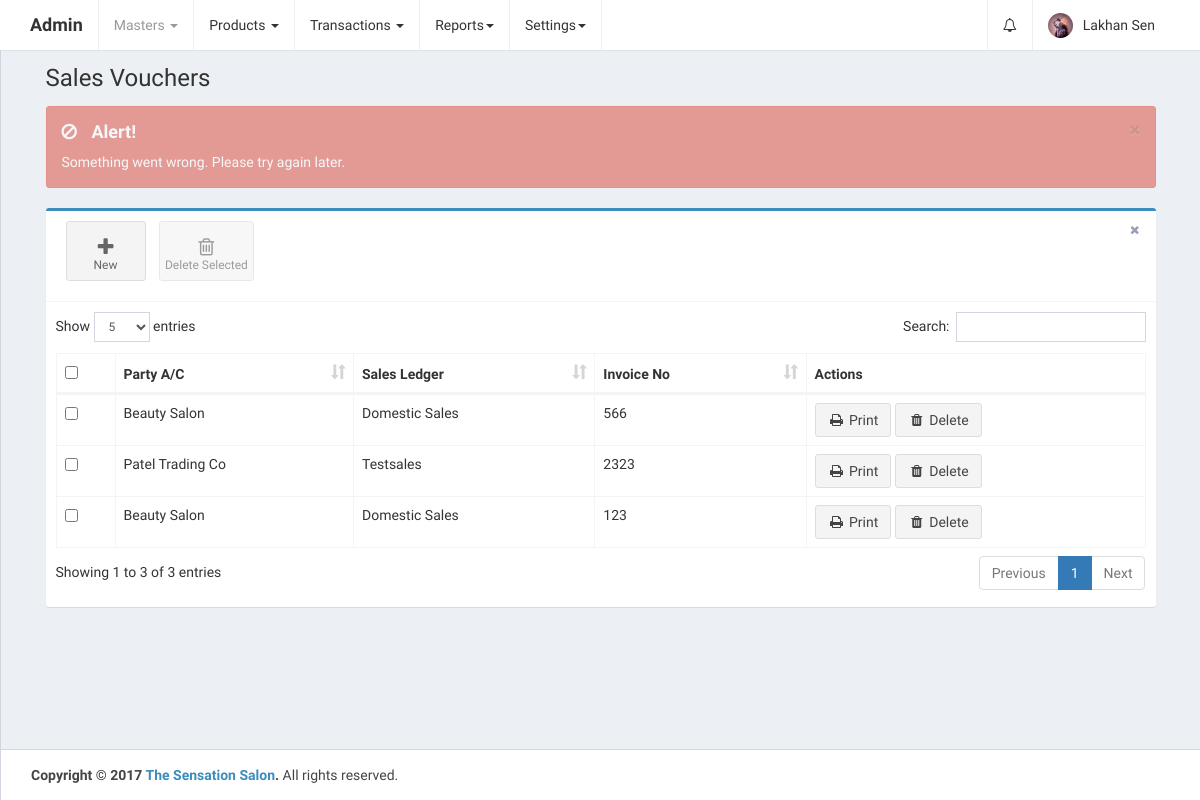
The app's page /home.php?controller=sale&action=getbills (signed in) with its own data.
### tables this page shows
CREATE TABLE `sale_vouchers` (
  `id` int(11) UNSIGNED NOT NULL,
  `date` date DEFAULT NULL,
  `sales_ledger_id` int(11) DEFAULT NULL,
  `invoice_no` varchar(255) DEFAULT NULL,
  `invoice_date` date DEFAULT NULL,
  `sales_type_id` int(11) DEFAULT NULL,
  `party_id` int(11) DEFAULT NULL,
  `products_data` longtext COMMENT 'product_id, target_account_id, product_name, hsn_code, mrp, qty, final_updated_qty, discount_percentage, discount_rs, cgst_percentage, cgst_rs, sgst_percentage, sgst_rs, igst_percentage, igst_rs, total_amount',
  `total_qty` int(11) DEFAULT NULL,
  `total_rate_per_unit` double DEFAULT NULL,
  `total_discount_percentage` double DEFAULT NULL,
  `total_discount_rs` double DEFAULT NULL,
  `total_cgst_percentage` double DEFAULT NULL,
  `total_cgst_rs` double DEFAULT NULL,
  `total_sgst_percentage` double DEFAULT NULL,
  `total_sgst_rs` double DEFAULT NULL,
  `total_igst_percentage` double DEFAULT NULL,
  `total_igst_rs` double DEFAULT NULL,
  `total_bill_amount` double DEFAULT NULL,
  `is_deleted` tinyint(1) NOT NULL DEFAULT '0',
  `created_at` datetime NOT NULL DEFAULT CURRENT_TIMESTAMP,
  `updated_at` datetime NOT NULL DEFAULT CURRENT_TIMESTAMP ON UPDATE CURRENT_TIMESTAMP
);

### controllers/SaleController.php (called while the page is built, shortened)
<?php
class SaleController {
    public $saleobj;
    public function __construct() {
        require_once 'models/Sale.php';
        $this->saleobj = new Sale();
        require_once 'models/AccountGroup.php';
        $this->accountgroupobj = new AccountGroup();
    }
    public function getbills() {
        $sales_vouchers = array();
        $sales_vouchers_res = $this->saleobj->getSaleVouchers();
        if ($sales_vouchers_res->num_rows > 0) {
            while ($sales_voucher = $sales_vouchers_res->fetch_assoc()) {
                $sales_ledger_res = $this->accountgroupobj->getAccountGroup($sales_voucher['sales_ledger_id']);
                if ($sales_ledger_res->num_rows > 0) {
                    while ($sales_ledger = mysqli_fetch_assoc($sales_ledger_res)) {
                        $sales_voucher['sales_ledger_name'] = ucwords($sales_ledger['name']);
                    }
                }
                $party_res = $this->accountgroupobj->getAccountGroup($sales_voucher['party_id']);
                if ($party_res->num_rows > 0) {
                    while ($party = mysqli_fetch_assoc($party_res)) {
                        $sales_voucher['party_ac_name'] = ucwords($party['name']);
                    }
                }
                $sales_vouchers[] = $sales_voucher;
            }
        }
        require_once APP_DIR . '/views/layout.php';
    }
}
?>

### home.php (called while the page is built, shortened)
<?php
require_once 'config/database.php';
require_once 'config/routes.php';
?>

### config/Database.php (called while the page is built)
<?php
class Database {
    public function connect() {
        $conn = new mysqli('localhost', 'root', '', 'thesensationbeautycentre');
        if ($conn->connect_error) {
            die("Connection failed: " . $conn->connect_error);
        } else {
            return $conn;
        }
    }
}
?>

### models/Sale.php (called while the page is built, shortened)
<?php
class Sale {
    public $conn;
    public function __construct() {
        $db = new Database();
        $this->conn = $db->connect();
    }
    public function getSaleVouchers() {
        $sale_vouchers = $this->conn->query('SELECT * FROM sale_vouchers ORDER BY id DESC');
        return $sale_vouchers;
    }
}
?>

### models/AccountGroup.php (called while the page is built, shortened)
<?php
class AccountGroup {
    public $conn;
    public function __construct() {
        $db = new Database();
        $this->conn = $db->connect();
    }
    public function getAccountGroup($id) {
        $account_group = $this->conn->query('SELECT * FROM account_groups WHERE id=' . $id);
        return $account_group;
    }
}
?>

### views/sale_bills.php (the view, shortened to what this page needs)
<link rel="stylesheet" href="public/plugins/datatables/dataTables.bootstrap.css">
<div class="alert alert-dismissible" style="display: none;">
    <button type="button" class="close" data-dismiss="alert" aria-hidden="true">&times;</button>
    <h4></h4><p></p>
</div>
<div class="row">
    <div class="col-xs-12">
        <div class="box box-primary">
            <div class="box-header with-border">
                <a class="btn btn-app" href="?controller=sale&action=add">
                    <i class="fa fa-plus"></i> New
                </a>
                <button class="btn btn-app" id="delete_selected">
                    <i class="fa fa-trash-o"></i> Delete Selected
                </button>
                <div class="box-tools pull-right">
                    <button type="button" class="btn btn-box-tool" data-widget="remove"><i class="fa fa-times"></i></button>
                </div>
            </div>
            <div class="box-body">
                <div class="table-responsive">
                    <table id="sales_vouchers_table" class="table table-bordered table-hover" role="grid" aria-describedby="sales_vouchers_table_info">
                        <thead>
                            <tr>
                                <th data-orderable="false" width="20px">
                                    <input type="checkbox" class="select-all">
                                </th>
                                <th>Party A/C</th>
                                <th>Sales Ledger</th>
                                <th>Invoice No</th>
                                <th data-orderable="false" width="300px">Actions</th>
                            </tr>
                        </thead>
                        <?php
                        if (isset($sales_vouchers)) {
                            ?>
                            <tbody>
                                <?php
                                foreach ($sales_vouchers as $sales_voucher) {
                                    ?>
                                    <tr id="tr_<?php echo $sales_voucher['id']; ?>">
                                        <td><input type="checkbox" name="select_sales_vouchers[]" data-id="<?php echo $sales_voucher['id']; ?>"></td>
                                        <td><?php echo $sales_voucher['party_ac_name']; ?></td>
                                        <td><?php echo $sales_voucher['sales_ledger_name']; ?></td>
                                        <td><?php echo $sales_voucher['invoice_no']; ?></td>
                                        <td>
                                            <a href="?controller=sale&action=printBill&id=<?php echo $sales_voucher['id']; ?>" class="btn btn-default" target="_blank"><i class="fa fa-fw fa-print"></i> Print</a>
                                            <a href="" class="delete btn btn-default" data-id="<?php echo $sales_voucher['id']; ?>"><i class="fa fa-fw fa-trash"></i> Delete</a>
                                        </td>
                                    </tr>
                                    <?php
                                }
                                ?>
                            </tbody>
                            <?php
                        }
                        ?>
                    </table>
                </div>
            </div>
        </div>
    </div>
</div>

### views/sale_bills.php (style rules this page uses)
.table-responsive { overflow-x: initial; }

### records on screen
sale_vouchers: party_ac_name "Beauty Salon", sales_ledger_name "Domestic Sales", invoice_no "566"
sale_vouchers: party_ac_name "Patel Trading Co", sales_ledger_name "Testsales", invoice_no "2323"
sale_vouchers: party_ac_name "Beauty Salon", sales_ledger_name "Domestic Sales", invoice_no "123"

### other values on screen
$_SESSION['admin'] "Lakhan Sen"
$page_header "Sales Vouchers"
